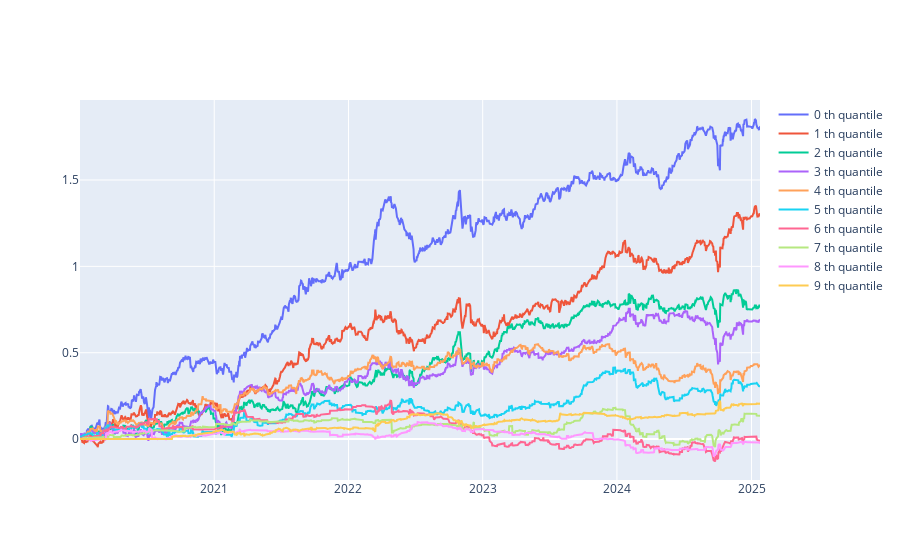

Write notebook code for a chart like this one.
### Code cell
# momentum: ln(close_/open_)
time_ = "2020-01-01"; end_ = '2025-01-24'
open_ = open[time_:end_]
close_ = close[time_:end_]
ln_ = np.log(close_/open_).shift(1) # index: 使用的時間
pct_calculating_profit = close_/open_-1 # index: 當天收益
holdings = intraday_shifted_input_signal_pct_output_plot(ln_, pct_calculating_profit, quantile=10, type_='cumsum')

### Figure 1 — Plotly figure (JSON) as saved in the notebook; plotly's stock layout.template omitted (floating-point values rounded to 4 significant figures; data arrays with more than 128 entries replaced by an {"elided": "..."} marker saying what was removed)
{"data": [{"mode": "lines", "name": "0 th quantile", "type": "scatter", "x": {"elided": "1247 str values"}, "y": {"elided": "1247 float values"}, "yaxis": "y"}, {"mode": "lines", "name": "1 th quantile", "type": "scatter", "x": {"elided": "1247 str values"}, "y": {"elided": "1247 float values"}, "yaxis": "y"}, {"mode": "lines", "name": "2 th quantile", "type": "scatter", "x": {"elided": "1247 str values"}, "y": {"elided": "1247 float values"}, "yaxis": "y"}, {"mode": "lines", "name": "3 th quantile", "type": "scatter", "x": {"elided": "1247 str values"}, "y": {"elided": "1247 float values"}, "yaxis": "y"}, {"mode": "lines", "name": "4 th quantile", "type": "scatter", "x": {"elided": "1247 str values"}, "y": {"elided": "1247 float values"}, "yaxis": "y"}, {"mode": "lines", "name": "5 th quantile", "type": "scatter", "x": {"elided": "1247 str values"}, "y": {"elided": "1247 float values"}, "yaxis": "y"}, {"mode": "lines", "name": "6 th quantile", "type": "scatter", "x": {"elided": "1247 str values"}, "y": {"elided": "1247 float values"}, "yaxis": "y"}, {"mode": "lines", "name": "7 th quantile", "type": "scatter", "x": {"elided": "1247 str values"}, "y": {"elided": "1247 float values"}, "yaxis": "y"}, {"mode": "lines", "name": "8 th quantile", "type": "scatter", "x": {"elided": "1247 str values"}, "y": {"elided": "1247 float values"}, "yaxis": "y"}, {"mode": "lines", "name": "9 th quantile", "type": "scatter", "x": {"elided": "1247 str values"}, "y": {"elided": "1247 float values"}, "yaxis": "y"}], "layout": {}}
